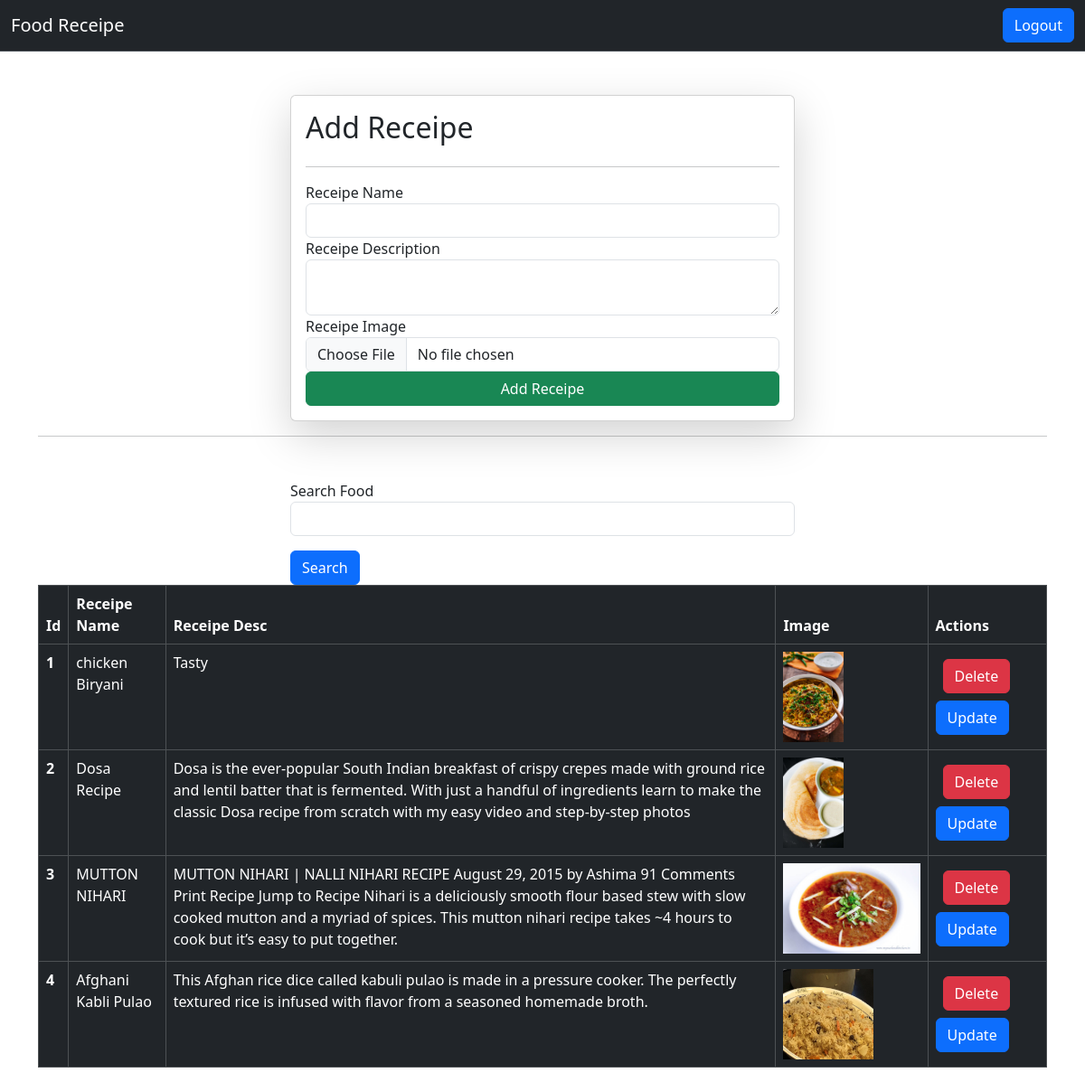
/receipes/ (signed in), run on the app's committed database.
### Recipe/models.py (models this page shows)
class Receipe(models.Model):
    user = models.ForeignKey(User,on_delete = models.SET_NULL,null = True,blank=True)
    receipe_name = models.CharField(max_length=200)
    receipe_description = models.TextField()
    receipe_image = models.ImageField(upload_to="receipe")

### Recipe/views.py (the view, shortened to what this page needs)
# urls.py: path('receipes/',receipes,name= 'receipes'),
@login_required(login_url='/login/')
def receipes(request):
    queryset = Receipe.objects.all()
    if request.GET.get('search'):
        queryset = queryset.filter(receipe_name__icontains = request.GET.get('search'))
    context = {'receipes':queryset}
    return render(request,'receipes.html',context)

### Recipe/templates/receipes.html (shortened to what this page needs)
{% load static %}
<!DOCTYPE html>
<html lang="en">
<head>
  <link href="https://cdn.jsdelivr.net/npm/bootstrap@5.3.2/dist/css/bootstrap.min.css" rel="stylesheet"
>
</head>
<body>
  <nav class="navbar bg-dark border-bottom border-body" data-bs-theme="dark">
    <div class="container-fluid">
      <a class="navbar-brand">Food Receipe</a>
      <form class="d-flex" role="search">
        {% if request.user.is_authenticated %}
        <a href="/logout/" class="btn btn-primary" type="submit">Logout</a>
        {% else %}
        <a href="/login/" class="btn btn-primary" type="submit">Login</a>
        {% endif %}
      </form>
    </div>
  </nav>
  <div class="container mt-5">
    <form class="col-6 mx-auto card p-3 shadow-lg" method="post" enctype="multipart/form-data">
      <h2>Add Receipe</h2>
      <hr>
      <div class="form-group">
        <label for="exampleInputEmail1">Receipe Name</label>
        <input name="receipe_name" required type="text" class="form-control">
      </div>
      <div class="form-group">
        <label for="exampleInputPassword1">Receipe Description</label>
        <textarea required class="form-control" name="receipe_description"></textarea>
      </div>
      <div class="form-group">
        <label for="exampleInputPassword1">Receipe Image</label>
        <input name="receipe_image" type="file" class="form-control">
      </div>
      <button type="submit" class="btn btn-success">Add Receipe</button>
    </form>
    <hr>
    <div class="mt-5">
      <div class="mx-auto col-6">
        <form>
          <div class="mb-3">
            <label for="exampleInputEmail1">Search Food</label>
            <input name="search"   type="text" class="form-control">
          </div>
          <button type="submit" class="btn btn-primary">Search</button>
        </form>
      </div>
    </div>
    <table class="table table-bordered table-dark">
      <thead>
        <tr>
          <th scope="col">Id</th>
          <th scope="col">Receipe Name</th>
          <th scope="col">Receipe Desc</th>
          <th scope="col">Image</th>
          <th scope="col">Actions</th>
        </tr>
      </thead>
      <tbody>
        {% for receipe in receipes %}
        <tr>
          <th scope="row">{{forloop.counter}}</th>
          <td>{{receipe.receipe_name}}</td>
          <td>{{receipe.receipe_description}}</td>
          <td>
            <img src="/media/{{receipe.receipe_image}}" style="height: 100px;">
          </td>
          <td>
            <a href="/delete_receipe/{{receipe.id}}" class="btn btn-danger m-2">Delete</a>
            <a href="/update_receipe/{{receipe.id}}" class="btn btn-primary">Update</a>
          </td>
        </tr>
        {% endfor %}
      </tbody>
    </table>
  </div>
</body>
</html>

### data on the page
Receipe: receipe_name "chicken Biryani", receipe_description "Tasty", receipe_image (picture)
Receipe: receipe_name "Dosa Recipe", receipe_description "Dosa is the ever-popular South Indian breakfast of crispy crepes made with ground rice and lentil batter that is fermented. With just a handful of ingredients learn to make the classic Dosa recipe from scratch with my easy video and step-by-step photos", receipe_image (picture)
Receipe: receipe_name "MUTTON NIHARI", receipe_description "MUTTON NIHARI | NALLI NIHARI RECIPE August 29, 2015 by Ashima 91 Comments Print Recipe Jump to Recipe Nihari is a deliciously smooth flour based stew with slow cooked mutton and a myriad of spices. This mutton nihari recipe takes ~4 hours to cook but it’s easy to put together.", receipe_image (picture)
Receipe: receipe_name "Afghani Kabli Pulao", receipe_description "This Afghan rice dice called kabuli pulao is made in a pressure cooker. The perfectly textured rice is infused with flavor from a seasoned homemade broth.", receipe_image (picture)
